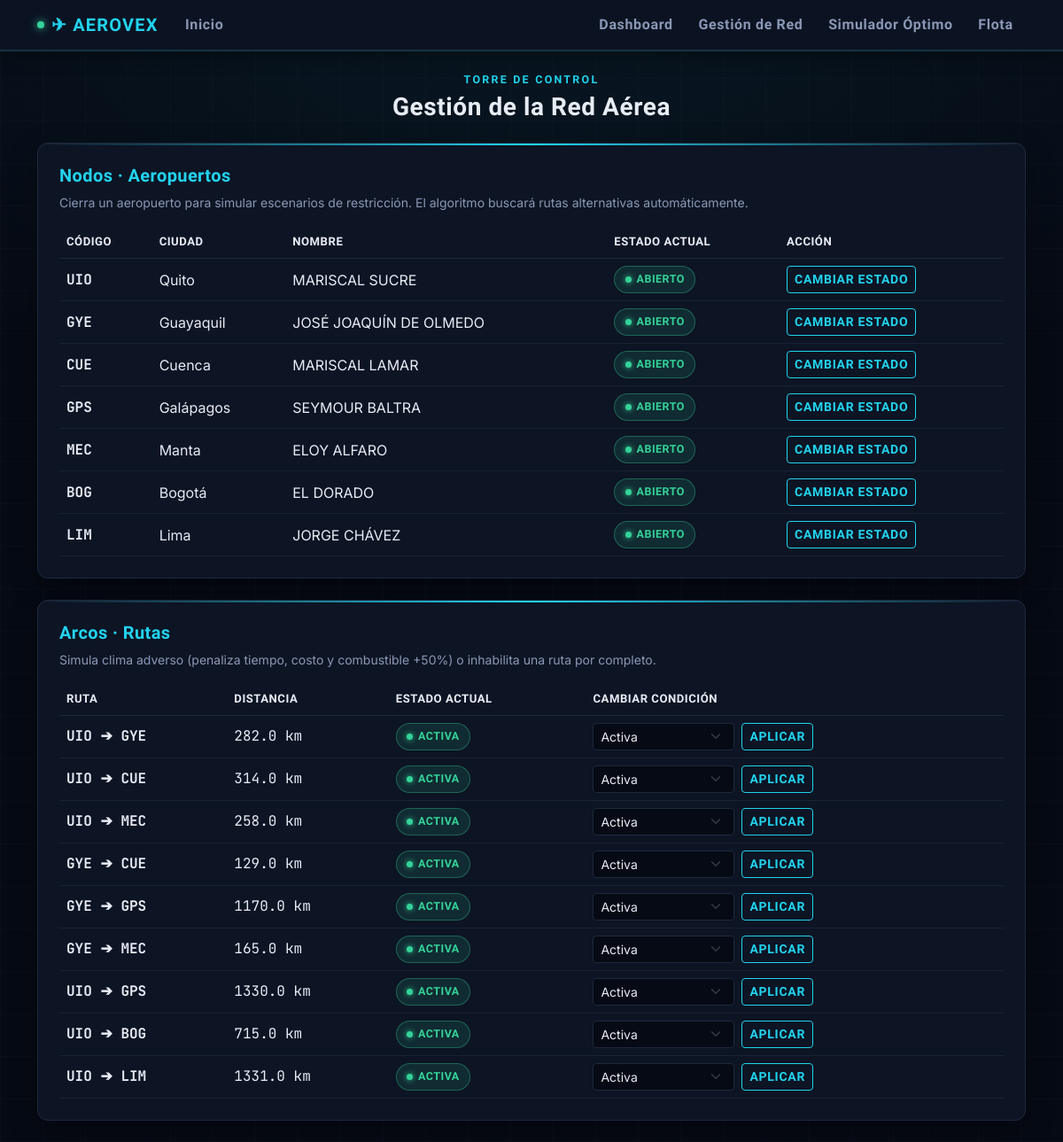
The page /aeropuertos on the database as committed earlier.
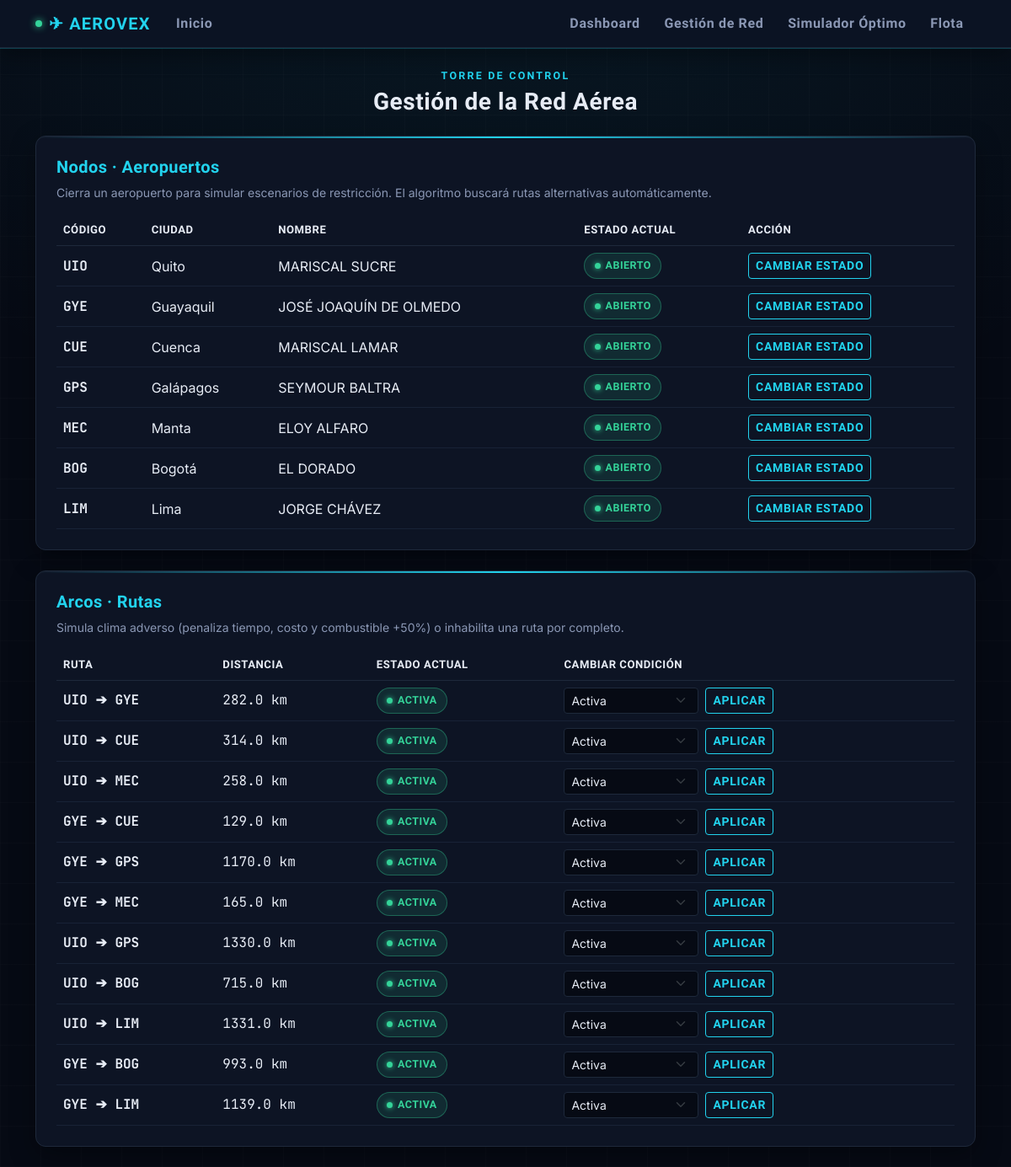
The same page on the database as committed later.
### models.py (models this page shows)
class Aeropuerto(db.Model):
    id = db.Column(db.Integer, primary_key=True)
    codigo = db.Column(db.String(10), unique=True, nullable=False)
    nombre = db.Column(db.String(100), nullable=False)
    ciudad = db.Column(db.String(100), nullable=False)
    latitud = db.Column(db.Float, nullable=False)
    longitud = db.Column(db.Float, nullable=False)
    estado = db.Column(db.String(20), default="Abierto")

class Ruta(db.Model):
    id = db.Column(db.Integer, primary_key=True)
    origen_id = db.Column(db.Integer, db.ForeignKey('aeropuerto.id'), nullable=False)
    destino_id = db.Column(db.Integer, db.ForeignKey('aeropuerto.id'), nullable=False)
    distancia = db.Column(db.Float, nullable=False)
    tiempo = db.Column(db.Float, nullable=False)
    costo = db.Column(db.Float, nullable=False)
    consumo = db.Column(db.Float, nullable=False)
    estado = db.Column(db.String(30), default="Activa")
    origen = db.relationship("Aeropuerto", foreign_keys=[origen_id])
    destino = db.relationship("Aeropuerto", foreign_keys=[destino_id])

### app.py (the view, shortened to what this page needs)
@app.route("/aeropuertos", methods=["GET", "POST"])
def aeropuertos():
    lista_aero = Aeropuerto.query.all()
    lista_rutas = Ruta.query.all()
    rutas_unicas = [r for r in lista_rutas if r.origen_id < r.destino_id]
    return render_template("aeropuertos.html", aeropuertos=lista_aero, rutas=rutas_unicas)

### templates/aeropuertos.html (shortened to what this page needs)
{% extends 'base.html' %}
{% block content %}
<div class="mb-4 text-center">
    <div class="eyebrow mb-1">TORRE DE CONTROL</div>
    <h3 class="display-heading mb-0">Gestión de la Red Aérea</h3>
</div>
<div class="row mb-4">
    <div class="col-12">
        <div class="card p-4 panel-glow">
            <h5 style="color: var(--cyan);">Nodos · Aeropuertos</h5>
            <p class="text-secondary small mb-3">Cierra un aeropuerto para simular escenarios de restricción. El algoritmo buscará rutas alternativas automáticamente.</p>
            <div class="table-responsive">
                <table class="table table-hover align-middle mb-0">
                    <thead>
                        <tr>
                            <th>Código</th>
                            <th>Ciudad</th>
                            <th>Nombre</th>
                            <th>Estado actual</th>
                            <th>Acción</th>
                        </tr>
                    </thead>
                    <tbody>
                        {% for a in aeropuertos %}
                        <tr>
                            <td class="data-readout fw-bold" style="color: var(--cyan);">{{ a.codigo }}</td>
                            <td>{{ a.ciudad }}</td>
                            <td class="text-secondary">{{ a.nombre }}</td>
                            <td class="celda-estado-aero">
                                {% if a.estado == 'Abierto' %}
                                    <span class="badge-estado badge-abierto">Abierto</span>
                                {% else %}
                                    <span class="badge-estado badge-cerrado">Cerrado</span>
                                {% endif %}
                            </td>
                            <td>
                                <a href="/toggle_aeropuerto/{{ a.id }}" class="btn btn-sm btn-neon btn-toggle-aeropuerto">Cambiar estado</a>
                            </td>
                        </tr>
                        {% endfor %}
                    </tbody>
                </table>
            </div>
        </div>
    </div>
</div>
<div class="row mb-4">
    <div class="col-12">
        <div class="card p-4 panel-glow">
            <h5 style="color: var(--cyan);">Arcos · Rutas</h5>
            <p class="text-secondary small mb-3">Simula clima adverso (penaliza tiempo, costo y combustible +50%) o inhabilita una ruta por completo.</p>
            <div class="table-responsive">
                <table class="table table-hover align-middle mb-0">
                    <thead>
                        <tr>
                            <th>Ruta</th>
                            <th>Distancia</th>
                            <th>Estado actual</th>
                            <th>Cambiar condición</th>
                        </tr>
                    </thead>
                    <tbody>
                        {% for r in rutas %}
                        <tr>
                            <td class="data-readout fw-bold">{{ r.origen.codigo }} ➔ {{ r.destino.codigo }}</td>
                            <td class="data-readout text-secondary">{{ r.distancia }} km</td>
                            <td class="celda-estado-ruta">
                                {% if r.estado == 'Activa' %}
                                    <span class="badge-estado badge-activa">Activa</span>
                                {% elif r.estado == 'Clima Adverso' %}
                                    <span class="badge-estado badge-clima">Clima adverso</span>
                                {% else %}
                                    <span class="badge-estado badge-inhabilitada">Inhabilitada</span>
                                {% endif %}
                            </td>
                            <td>
                                <form action="/estado_ruta/{{ r.id }}" method="POST" class="d-flex gap-2 form-estado-ruta">
                                    <select name="estado" class="form-select form-select-sm" style="width: 160px;">
                                        <option value="Activa" {% if r.estado == 'Activa' %}selected{% endif %}>Activa</option>
                                    </select>
                                    <button type="submit" class="btn btn-sm btn-neon">Aplicar</button>
                                </form>
                            </td>
                        </tr>
                        {% endfor %}
                    </tbody>
                </table>
            </div>
        </div>
    </div>
</div>
{% endblock %}

### templates/base.html (shortened to what this page needs)
<!DOCTYPE html>
<html lang="es">
<head>
    <link href="https://cdn.jsdelivr.net/npm/bootstrap@5.3.0/dist/css/bootstrap.min.css" rel="stylesheet">
</head>
<body>
    <nav class="navbar navbar-expand-lg navbar-custom mb-4 sticky-top">
        <div class="container">
            <a class="navbar-brand" href="/"><span class="status-dot"></span>✈ AEROVEX</a>
            <div class="collapse navbar-collapse" id="navbarNav">
                <ul class="navbar-nav me-auto">
                    <li class="nav-item"><a class="nav-link" href="/">Inicio</a></li>
                </ul>
                <ul class="navbar-nav ms-auto">
                    <li class="nav-item"><a class="nav-link" href="/dashboard">Dashboard</a></li>
                    <li class="nav-item"><a class="nav-link" href="/aeropuertos">Gestión de Red</a></li>
                    <li class="nav-item"><a class="nav-link" href="/rutas">Simulador Óptimo</a></li>
                    <li class="nav-item"><a class="nav-link" href="/flota">Flota</a></li>
                </ul>
            </div>
        </div>
    </nav>
    <div class="container">
        {% block content %}{% endblock %}
    </div>
</body>
</html>

### templates/base.html (style rules this page uses)
:root { --bg-void: #060a14; --bg-panel: #0d1424; --bg-panel-2: #121a2e; --border: #1e293b; --border-soft: #182236; --cyan: #22d3ee; --cyan-dim: #0e7490; --amber: #fbbf24; --green: #34d399; --red: #f87171; --grey: #64748b; --text: #e7ecf5; --text-dim: #8b98b5; --font-display: 'Rajdhani', sans-serif; --font-body: 'Inter', 'Segoe UI', sans-serif; --font-mono: 'JetBrains Mono', monospace; }
body { background-color: var(--bg-void); color: var(--text); font-family: var(--font-body); background-image: radial-gradient(ellipse 80% 50% at 50% -10%, rgba(34,211,238,0.08), transparent), repeating-linear-gradient(0deg, rgba(255,255,255,0.015) 0px, rgba(255,255,255,0.015) 1px, transparent 1px, transparent 48px), repeating-linear-gradient(90deg, rgba(255,255,255,0.015) 0px, rgba(255,255,255,0.015) 1px, transparent 1px, transparent 48px); min-height: 100vh; }
h1, h2, h3, h4, h5, .display-heading { font-family: var(--font-display); font-weight: 700; letter-spacing: 0.02em; }
.font-mono, .data-readout { font-family: var(--font-mono); color: var(--text); }
.card, .card * { color: var(--text); }
.eyebrow { font-family: var(--font-display); font-weight: 600; letter-spacing: 0.18em; text-transform: uppercase; color: var(--cyan); font-size: 0.78rem; }
.navbar-custom { background-color: rgba(13,20,36,0.92); border-bottom: 1px solid var(--border); box-shadow: 0 1px 0 rgba(34,211,238,0.25), 0 8px 24px rgba(0,0,0,0.35); backdrop-filter: blur(6px); }
.navbar-brand { font-family: var(--font-display); font-weight: 700; letter-spacing: 0.06em; color: var(--cyan) !important; display: flex; align-items: center; gap: 8px; }
.status-dot { width: 8px; height: 8px; border-radius: 50%; background: var(--green); box-shadow: 0 0 8px var(--green); animation: pulse-dot 2s infinite ease-in-out; }
.nav-link { color: var(--text-dim) !important; font-weight: 600; font-family: var(--font-display); letter-spacing: 0.04em; padding: 0.5rem 0.9rem !important; border-radius: 6px; transition: all 0.2s; }
.card { background-color: var(--bg-panel); border: 1px solid var(--border); border-radius: 12px; box-shadow: 0 10px 30px rgba(0,0,0,0.35), 0 1px 0 rgba(255,255,255,0.03) inset; }
.panel-glow { position: relative; overflow: hidden; }
.panel-glow::before { content: ""; position: absolute; top: 0; left: 0; right: 0; height: 2px; background: linear-gradient(90deg, transparent, var(--cyan), transparent); }
.table { --bs-table-color: var(--text); --bs-table-bg: transparent; --bs-table-border-color: var(--border-soft); --bs-table-striped-color: var(--text); --bs-table-striped-bg: rgba(255,255,255,0.025); --bs-table-hover-color: var(--text); --bs-table-hover-bg: rgba(34,211,238,0.07); color: var(--text) !important; }
.table > :not(caption) > * > * { color: var(--text) !important; box-shadow: none !important; }
thead th { color: var(--cyan) !important; font-family: var(--font-display); letter-spacing: 0.05em; text-transform: uppercase; font-size: 0.8rem; border-bottom: 1px solid var(--border) !important; padding-bottom: 0.75rem; }
tbody td { border-color: var(--border-soft) !important; padding-top: 0.7rem; padding-bottom: 0.7rem; }
.text-secondary { color: var(--text-dim) !important; }
h5, h6 { color: var(--text); }
.form-control, .form-select { background-color: var(--bg-void); color: var(--text) !important; border: 1px solid var(--border); }
.btn-neon { background-color: transparent; color: var(--cyan); border: 1px solid var(--cyan); font-family: var(--font-display); font-weight: 700; letter-spacing: 0.05em; text-transform: uppercase; transition: all 0.25s; }
table { color: var(--text) !important; }
thead th { color: var(--cyan) !important; font-family: var(--font-display); letter-spacing: 0.04em; text-transform: uppercase; font-size: 0.82rem; border-bottom: 1px solid var(--border) !important; }
tbody td { border-color: var(--border-soft) !important; }
.badge-estado { display: inline-flex; align-items: center; gap: 6px; font-family: var(--font-display); font-weight: 600; letter-spacing: 0.04em; text-transform: uppercase; font-size: 0.78rem; padding: 0.32rem 0.7rem; border-radius: 20px; border: 1px solid transparent; }
.badge-estado::before { content: ""; width: 7px; height: 7px; border-radius: 50%; }
.badge-abierto, .badge-activa { background: rgba(52,211,153,0.12); color: var(--green); border-color: rgba(52,211,153,0.35); }
.badge-abierto::before, .badge-activa::before { background: var(--green); box-shadow: 0 0 6px var(--green); }
a { color: var(--cyan); }

Rows that differ between the two databases and show on the page:
added Ruta: origen.codigo "GYE", destino.codigo "BOG", distancia "993.0", shows "ACTIVA", estado "Activa"
added Ruta: origen.codigo "GYE", destino.codigo "LIM", distancia "1139.0", shows "ACTIVA", estado "Activa"
